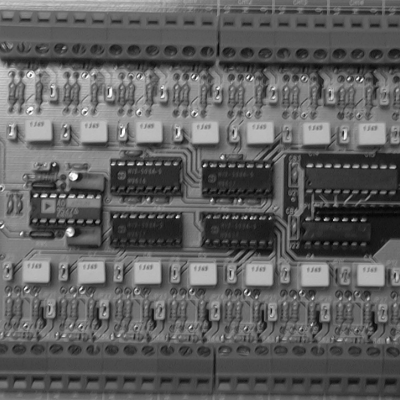
//> input picture 32 Correlacion de imagenes digitales con las OpenCV/corr_norm.tif, 400 x 400 px
$ ./Correlacion_de_imagenes_digitales_con_las_OpenCV   (built with g++ and OpenCV 4)
//> lines starting //> are read from the running program, lines starting //| are printed output that depends on the picture
//------------------Correlacion

#include <opencv2/core/core.hpp>
#include <opencv2/highgui/highgui.hpp>
#include "opencv2/imgproc/imgproc.hpp"
#include <iostream>
#include <stdio.h>

using namespace std;
using namespace cv;

int main()
{
	int i;
	//Nombre de la imagen que se va a cargar
	char NombreImagen[] = "corr_norm.tif";
	char NombreModelo[] = "modelo.tif";

	//Cargamos las imagenes y se comprueba que lo ha hecho correctamente
	Mat src = imread(NombreImagen);
//> src is the input picture: 400 rows x 400 cols, CV_8UC3; min 1, max 254, mean 95
	Mat templ = imread(NombreModelo);
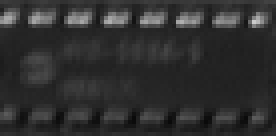
//> input picture 32 Correlacion de imagenes digitales con las OpenCV/modelo.tif, 69 x 34 px (shown 4 times larger)
//> templ is the input picture: 34 rows x 69 cols, CV_8UC3; min 10, max 204, mean 47.4

	if (!src.data || !templ.data) {
		cout << "Error al cargar la imagenes" << endl;
		exit(1);
	}

	Mat ftmp[6];
	int iwidth;
	int iheight;

	//Reservamos memoria para los diversos metodos
	iwidth = src.cols - templ.cols + 1;
//> iwidth = 332
	iheight = src.rows - templ.rows + 1;
//> iheight = 367

	for (i = 0; i < 6; ++i)
		ftmp[i].create(iheight, iwidth, CV_32SC1);

	//Correlacion
	for (i = 0; i < 6; ++i)
	{
		matchTemplate(src, templ, ftmp[i], i);
		normalize(ftmp[i], ftmp[i], 1, 0, CV_MINMAX);
	}

	//Pantalla
	namedWindow("Modelo", CV_WINDOW_AUTOSIZE);
	imshow("Modelo", templ);

	namedWindow("Imagen", CV_WINDOW_AUTOSIZE);
	imshow("Imagen", src);

	namedWindow("SQDIFF", CV_WINDOW_AUTOSIZE);
	imshow("SQDIFF", ftmp[0]);
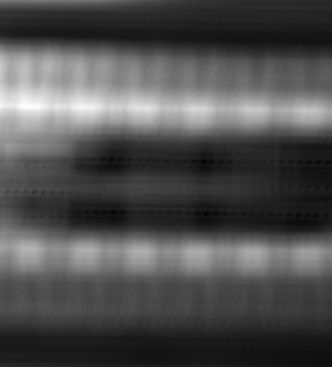
//> window 'SQDIFF': 367 rows x 332 cols, CV_8UC1; min 0, max 255, mean 79

	namedWindow("SQDIFF_NORMED", CV_WINDOW_AUTOSIZE);
	imshow("SQDIFF_NORMED", ftmp[1]);
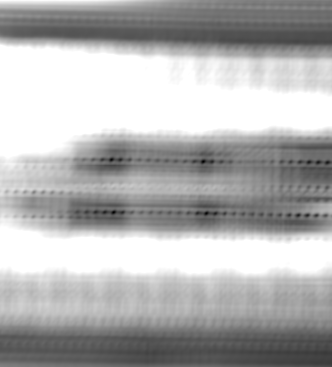
//> window 'SQDIFF_NORMED': 367 rows x 332 cols, CV_8UC1; min 0, max 255, mean 177.5

	namedWindow("CCORR", CV_WINDOW_AUTOSIZE);
	imshow("CCORR", ftmp[2]);
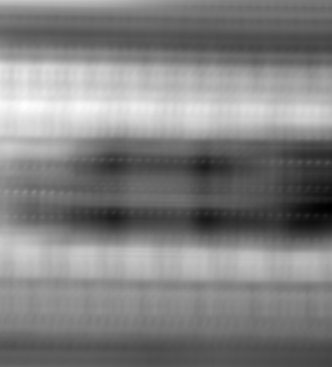
//> window 'CCORR': 367 rows x 332 cols, CV_8UC1; min 0, max 255, mean 128.9

	namedWindow("CCORR_NORMED", CV_WINDOW_AUTOSIZE);
	imshow("CCORR_NORMED", ftmp[3]);
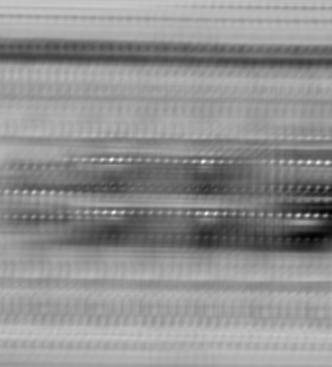
//> window 'CCORR_NORMED': 367 rows x 332 cols, CV_8UC1; min 0, max 255, mean 144.5

	namedWindow("CCOEFF", CV_WINDOW_AUTOSIZE);
	imshow("CCOEFF", ftmp[4]);
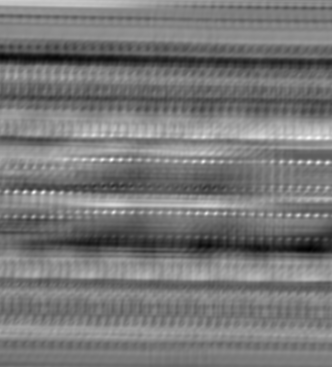
//> window 'CCOEFF': 367 rows x 332 cols, CV_8UC1; min 0, max 255, mean 119.8

	namedWindow("CCOEFF_NORMED", CV_WINDOW_AUTOSIZE);
	imshow("CCOEFF_NORMED", ftmp[5]);
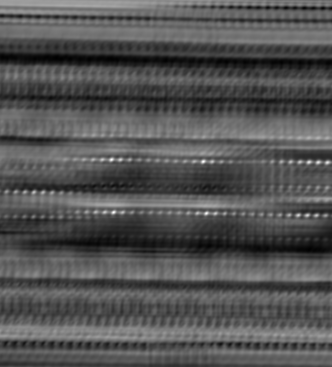
//> window 'CCOEFF_NORMED': 367 rows x 332 cols, CV_8UC1; min 0, max 255, mean 83.5


	//Esperar a pulsar una tecla
	cvWaitKey(0);
	return 0;
}
